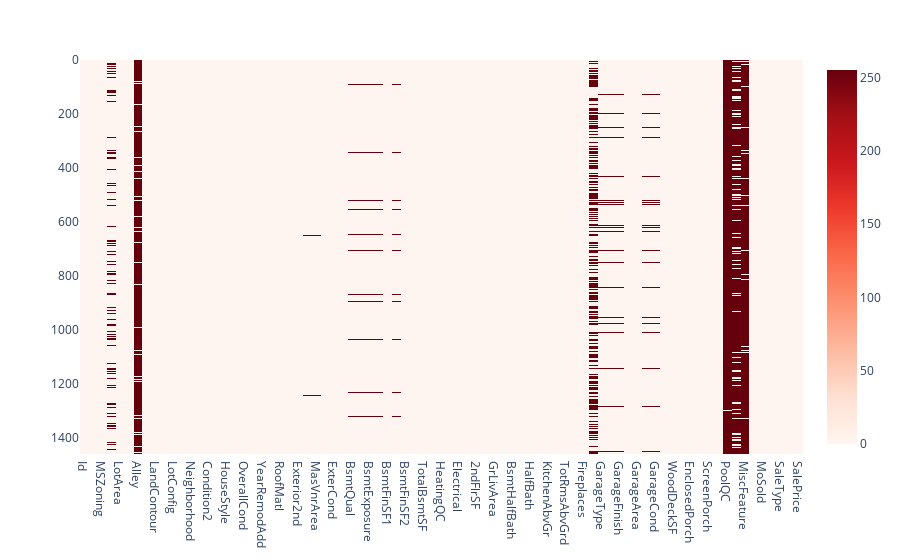

The notebook cell saved with this chart:
### Markdown cell above
* Heatmap of Missing Values

### Code cell
null_counts = train.isnull()
fig_heatmap = px.imshow(null_counts, x=train.columns, y=train.index, color_continuous_scale=px.colors.sequential.Reds)
fig_heatmap.show()

### Figure 1 — Plotly figure (JSON) as saved in the notebook; plotly's stock layout.template omitted (floating-point values rounded to 4 significant figures; data arrays with more than 128 entries replaced by an {"elided": "..."} marker saying what was removed)
{"data": [{"coloraxis": "coloraxis", "hovertemplate": "x: %{x}<br>y: %{y}<br>color: %{z}<extra></extra>", "name": "0", "type": "heatmap", "x": ["Id", "MSSubClass", "MSZoning", "LotFrontage", "LotArea", "Street", "Alley", "LotShape", "LandContour", "Utilities", "LotConfig", "LandSlope", "Neighborhood", "Condition1", "Condition2", "BldgType", "HouseStyle", "OverallQual", "OverallCond", "YearBuilt", "YearRemodAdd", "RoofStyle", "RoofMatl", "Exterior1st", "Exterior2nd", "MasVnrType", "MasVnrArea", "ExterQual", "ExterCond", "Foundation", "BsmtQual", "BsmtCond", "BsmtExposure", "BsmtFinType1", "BsmtFinSF1", "BsmtFinType2", "BsmtFinSF2", "BsmtUnfSF", "TotalBsmtSF", "Heating", "HeatingQC", "CentralAir", "Electrical", "1stFlrSF", "2ndFlrSF", "LowQualFinSF", "GrLivArea", "BsmtFullBath", "BsmtHalfBath", "FullBath", "HalfBath", "BedroomAbvGr", "KitchenAbvGr", "KitchenQual", "TotRmsAbvGrd", "Functional", "Fireplaces", "FireplaceQu", "GarageType", "GarageYrBlt", "GarageFinish", "GarageCars", "GarageArea", "GarageQual", "GarageCond", "PavedDrive", "WoodDeckSF", "OpenPorchSF", "EnclosedPorch", "3SsnPorch", "ScreenPorch", "PoolArea", "PoolQC", "Fence", "MiscFeature", "MiscVal", "MoSold", "YrSold", "SaleType", "SaleCondition", "SalePrice"], "xaxis": "x", "y": {"elided": "1460 int values"}, "yaxis": "y", "z": {"elided": "1460x81 int values"}}], "layout": {"coloraxis": {"colorscale": [[0, "rgb(255,245,240)"], [0.125, "rgb(254,224,210)"], [0.25, "rgb(252,187,161)"], [0.375, "rgb(252,146,114)"], [0.5, "rgb(251,106,74)"], [0.625, "rgb(239,59,44)"], [0.75, "rgb(203,24,29)"], [0.875, "rgb(165,15,21)"], [1, "rgb(103,0,13)"]]}, "margin": {"t": 60}, "xaxis": {"anchor": "y", "constrain": "domain", "domain": [0, 1], "scaleanchor": "y"}, "yaxis": {"anchor": "x", "autorange": "reversed", "constrain": "domain", "domain": [0, 1]}}}
